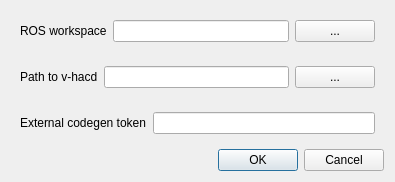
<?xml version="1.0" encoding="UTF-8"?>
<ui version="4.0">
 <class>WorkbenchSettingsDialog</class>
 <widget class="QDialog" name="WorkbenchSettingsDialog">
  <property name="geometry">
   <rect>
    <x>0</x>
    <y>0</y>
    <width>395</width>
    <height>136</height>
   </rect>
  </property>
  <property name="windowTitle">
   <string>FreeCAD - CROSS - Workbench Settings</string>
  </property>
  <layout class="QVBoxLayout" name="verticalLayout">
   <item>
    <widget class="QWidget" name="widget_ros_workspace" native="true">
     <layout class="QHBoxLayout" name="horizontalLayout">
      <item>
       <widget class="QLabel" name="label_workspace">
        <property name="toolTip">
         <string>The directory containing the `src` directory</string>
        </property>
        <property name="text">
         <string>ROS workspace</string>
        </property>
       </widget>
      </item>
      <item>
       <widget class="QLineEdit" name="lineedit_workspace"/>
      </item>
      <item>
       <widget class="QPushButton" name="button_browse_workspace">
        <property name="text">
         <string>...</string>
        </property>
       </widget>
      </item>
     </layout>
    </widget>
   </item>
   <item>
    <widget class="QWidget" name="widget_vhacd_path" native="true">
     <layout class="QHBoxLayout" name="horizontalLayout_2">
      <item>
       <widget class="QLabel" name="label">
        <property name="toolTip">
         <string>The path to the V-HACD executable. If compiled from source, it is named `TestVHACD`.</string>
        </property>
        <property name="text">
         <string>Path to v-hacd</string>
        </property>
       </widget>
      </item>
      <item>
       <widget class="QLineEdit" name="lineedit_vhacd_path"/>
      </item>
      <item>
       <widget class="QPushButton" name="button_browse_vhacd_path">
        <property name="text">
         <string>...</string>
        </property>
       </widget>
      </item>
     </layout>
    </widget>
   </item>
   <item>
    <widget class="QWidget" name="widget_overcross_token" native="true">
     <layout class="QHBoxLayout" name="horizontalLayout_2">
      <item>
       <widget class="QLabel" name="label">
        <property name="toolTip">
         <string>You can get this token from robotcad.ru site. It will be used by external code generator.</string>
        </property>
        <property name="text">
         <string>External codegen token</string>
        </property>
       </widget>
      </item>
      <item>
       <widget class="QLineEdit" name="lineedit_overcross_token"/>
      </item>
     </layout>
    </widget>
   </item>
   <item>
    <widget class="QDialogButtonBox" name="button_box">
     <property name="orientation">
      <enum>Qt::Horizontal</enum>
     </property>
     <property name="standardButtons">
      <set>QDialogButtonBox::Cancel|QDialogButtonBox::Ok</set>
     </property>
    </widget>
   </item>
  </layout>
 </widget>
 <resources/>
 <connections>
  <connection>
   <sender>button_box</sender>
   <signal>accepted()</signal>
   <receiver>WorkbenchSettingsDialog</receiver>
   <slot>accept()</slot>
   <hints>
    <hint type="sourcelabel">
     <x>248</x>
     <y>254</y>
    </hint>
    <hint type="destinationlabel">
     <x>157</x>
     <y>274</y>
    </hint>
   </hints>
  </connection>
  <connection>
   <sender>button_box</sender>
   <signal>rejected()</signal>
   <receiver>WorkbenchSettingsDialog</receiver>
   <slot>reject()</slot>
   <hints>
    <hint type="sourcelabel">
     <x>316</x>
     <y>260</y>
    </hint>
    <hint type="destinationlabel">
     <x>286</x>
     <y>274</y>
    </hint>
   </hints>
  </connection>
 </connections>
</ui>
